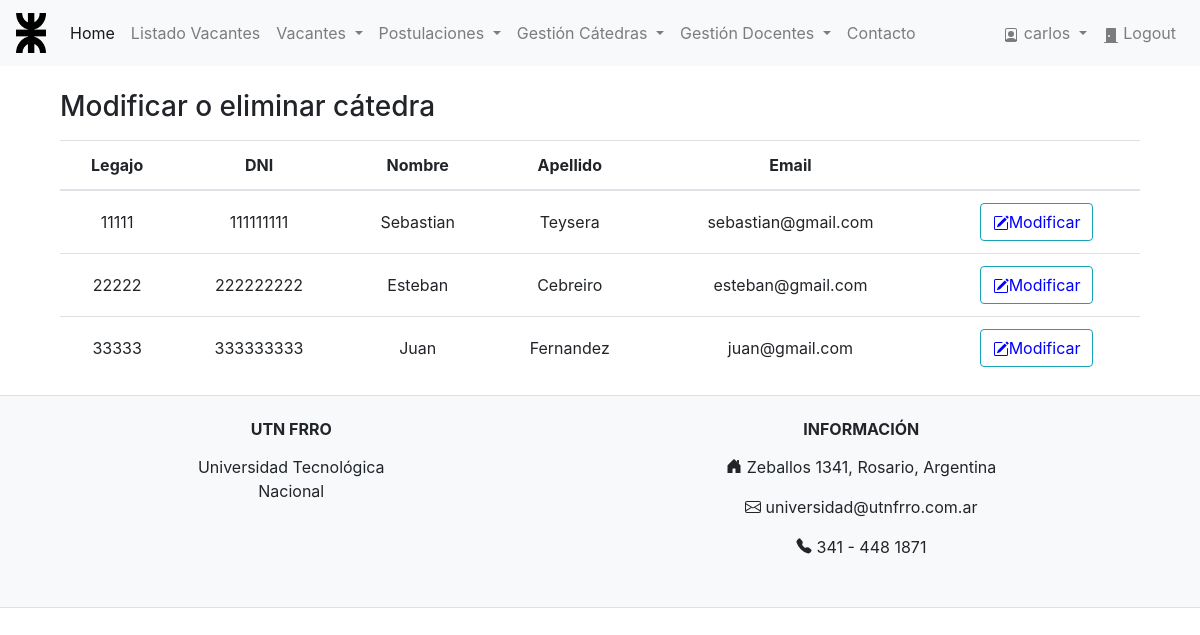
Screenshot of /Logic/modificar_docente.php (signed in) with the database file from the repository.
### tables this page shows
CREATE TABLE `jefe_catedra` (
  `legajo` int(11) NOT NULL,
  `dni` int(11) NOT NULL,
  `nombre` varchar(45) NOT NULL,
  `apellido` varchar(45) NOT NULL,
  `email` varchar(45) NOT NULL,
  PRIMARY KEY (`legajo`)
);

### Logic/modificar_docente.php (the view, shortened to what this page needs)
<!DOCTYPE html>
<html>
<head>
    <?php
    include_once("../Logic/header.php");
    ?>
</head>
<body>
    <?php
    $sentencia = "SELECT * FROM jefe_catedra";
    $resultado = mysqli_query($link, $sentencia) or die(mysqli_error($link));
    ?>
    <div class="container">
        <div class="form-group col-md-12">
            <br />
            <h3>Modificar o eliminar cátedra</h3>
        </div>
        <div class="container">
            <form action="modificar_docente2.php" method="post">
                <table class="table">
                    <thead>
                        <tr>
                            <th scope="col">Legajo</th>
                            <th scope="col">DNI</th>
                            <th scope="col">Nombre</th>
                            <th scope="col">Apellido</th>
                            <th scope="col">Email</th>
                            <th scope="col"></th>
                        </tr>
                    </thead>
                    <tbody>
                        <?php
                        while ($fila = mysqli_fetch_array($resultado)) {
                        ?>
                            <tr>
                                <td><?php echo ($fila['legajo']); ?></td>
                                <td><?php echo ($fila['dni']); ?></td>
                                <td><?php echo ($fila['nombre']); ?></td>
                                <td><?php echo ($fila['apellido']); ?></td>
                                <td><?php echo ($fila['email']); ?></td>
                                <td><button type="submit" class="btn btn-outline-info" style="color: blue;" name="seleccion" value="<?php echo $fila['legajo']; ?>"><img src="../Imagenes/Modificar.svg"/>Modificar</button></td>
                            </tr>
                        <?php
                        }
                        ?>
                    </tbody>
                </table>
            </form>
        </div>
    </div>
    <?php
    include_once("../Logic/footer.php");
    ?>
</body>
</html>

### Logic/Estilo/estilo.css (style rules this page uses)
td,th { text-align: center !important; vertical-align: middle !important; }

### rows the page displays
jefe_catedra: legajo "11111", dni "111111111", nombre "Sebastian", apellido "Teysera", email "sebastian@gmail.com"
jefe_catedra: legajo "22222", dni "222222222", nombre "Esteban", apellido "Cebreiro", email "esteban@gmail.com"
jefe_catedra: legajo "33333", dni "333333333", nombre "Juan", apellido "Fernandez", email "juan@gmail.com"

### other values shown
$_SESSION['usuario'] "carlos"
